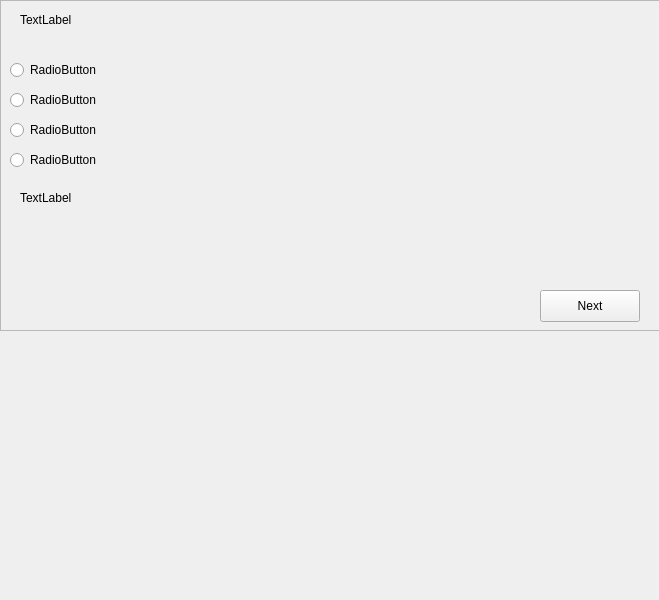
<?xml version="1.0" encoding="UTF-8"?>
<ui version="4.0">
 <class>MainWindow</class>
 <widget class="QMainWindow" name="MainWindow">
  <property name="geometry">
   <rect>
    <x>0</x>
    <y>0</y>
    <width>659</width>
    <height>600</height>
   </rect>
  </property>
  <property name="windowTitle">
   <string>MainWindow</string>
  </property>
  <widget class="QWidget" name="centralwidget">
   <widget class="QFrame" name="frame">
    <property name="geometry">
     <rect>
      <x>0</x>
      <y>0</y>
      <width>661</width>
      <height>331</height>
     </rect>
    </property>
    <property name="frameShape">
     <enum>QFrame::StyledPanel</enum>
    </property>
    <property name="frameShadow">
     <enum>QFrame::Raised</enum>
    </property>
    <widget class="QRadioButton" name="radioButton">
     <property name="geometry">
      <rect>
       <x>10</x>
       <y>60</y>
       <width>99</width>
       <height>20</height>
      </rect>
     </property>
     <property name="text">
      <string>RadioButton</string>
     </property>
    </widget>
    <widget class="QRadioButton" name="radioButton_2">
     <property name="geometry">
      <rect>
       <x>10</x>
       <y>90</y>
       <width>99</width>
       <height>20</height>
      </rect>
     </property>
     <property name="text">
      <string>RadioButton</string>
     </property>
    </widget>
    <widget class="QRadioButton" name="radioButton_3">
     <property name="geometry">
      <rect>
       <x>10</x>
       <y>120</y>
       <width>99</width>
       <height>20</height>
      </rect>
     </property>
     <property name="text">
      <string>RadioButton</string>
     </property>
    </widget>
    <widget class="QRadioButton" name="radioButton_4">
     <property name="geometry">
      <rect>
       <x>10</x>
       <y>150</y>
       <width>99</width>
       <height>20</height>
      </rect>
     </property>
     <property name="text">
      <string>RadioButton</string>
     </property>
    </widget>
    <widget class="QLabel" name="label">
     <property name="geometry">
      <rect>
       <x>20</x>
       <y>10</y>
       <width>551</width>
       <height>20</height>
      </rect>
     </property>
     <property name="text">
      <string>TextLabel</string>
     </property>
    </widget>
    <widget class="QLabel" name="label_2">
     <property name="geometry">
      <rect>
       <x>20</x>
       <y>190</y>
       <width>58</width>
       <height>16</height>
      </rect>
     </property>
     <property name="text">
      <string>TextLabel</string>
     </property>
    </widget>
    <widget class="QPushButton" name="pushButton_2">
     <property name="geometry">
      <rect>
       <x>540</x>
       <y>290</y>
       <width>100</width>
       <height>32</height>
      </rect>
     </property>
     <property name="text">
      <string>Next</string>
     </property>
    </widget>
   </widget>
  </widget>
 </widget>
 <resources/>
 <connections/>
</ui>
